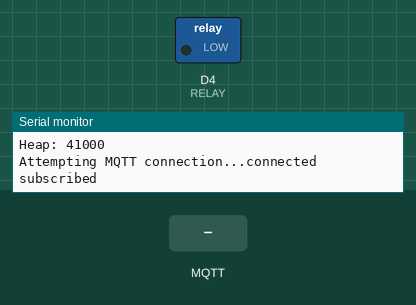
A sketch run on a simulated ESP8266 (NodeMCU). Parts: switched loads named in the sketch (green lamp = pin HIGH), the last lines printed to the serial monitor. The test bench sets the inputs (shaded band). WiFi joins after 1.5 s; servers stay silent unless stated; network time is answered at once with the bench clock; the local clock reads 2024-03-15 10:24:30 at power-on unless the sketch sets it; storage starts empty; no MQTT or app messages arrive unless stated.

Above: at 6.7 s.
6.8 s: MQTT message "1" arrives on the first subscribed topic
At 8.0 s:
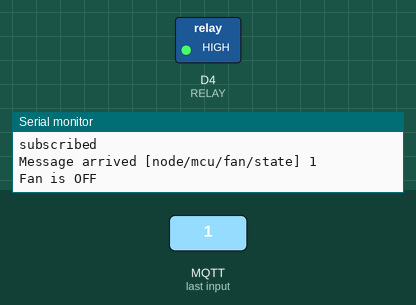
8.3 s: MQTT message "on" arrives on the first subscribed topic
9.8 s: MQTT message "off" arrives on the first subscribed topic
Timing chart, 0 to 12.8 s (numbered marks = the images above; inputs shaded):
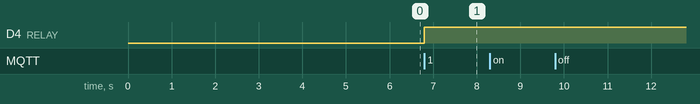

The sketch:

aws_iot.ino
```cpp
/******************************************************************************************
Connect NodeMCU to AWS IoT Core.
Publish Messages from NodeMCU to the Core

Tutorial by https://nerdyelectronics.com :
1)  AWS IoT - Create a Thing
    https://nerdyelectronics.com/iot/how-to-create-a-thing-in-aws-iot/ :
2)  Convert Certificates from .pem to .der format
    https://nerdyelectronics.com/iot/how-to-convert-certificates-from-pem-to-der-format/ :
3)  Connect NodeMCU to AWS IoT Core
    https://nerdyelectronics.com/iot/how-to-connect-nodemcu-to-aws-iot-core/ :

*********************************************************************************************/

#include "FS.h"
#include <ESP8266WiFi.h>  //tested esp8266 core version: 2.5.2
#include <PubSubClient.h> //tested version: 2.7.0
#include <NTPClient.h>    //tested version: 3.2.0
#include <WiFiUdp.h>
#include <ArduinoJson.h>  //tested version: 6.18.4

#define RELAY D4 //you can use any digital pin here
String message = "";

DynamicJsonDocument doc(1024);


// Update these with values suitable for your network.

const char* ssid = "Your WiFi Name";   //Edit this line and put in your Wifi Name
const char* password = "PASSWORD";   //Edit this line and put in your Wifi Password
int count = 0;
WiFiUDP ntpUDP;
NTPClient timeClient(ntpUDP, "pool.ntp.org");

const char* AWS_endpoint = "XXXXXXXXXXXXX-ats.iot.us-west-2.amazonaws.com"; // Edit your AWS Endpoint here

void callback(char* topic, byte* payload, unsigned int length)
{
  Serial.print("Message arrived [");
  Serial.print(topic);
  Serial.print("] ");
  for (int i = 0; i < length; i++)
  {
    message.concat((char)payload[i]);
  }
  Serial.print(message);
  deserializeJson(doc, message);
  bool fan_status = doc["state"]["desired"]["fan_status"];
  Serial.println();
  if(fan_status == true){
    //turn on fan
    digitalWrite(RELAY, LOW);
    Serial.println("Fan is ON");
    }
  else if(fan_status == false){
    //turn off fan
    digitalWrite(RELAY, HIGH);
    Serial.println("Fan is OFF");
    }
  message = "";
}

WiFiClientSecure espClient;
PubSubClient client(AWS_endpoint, 8883, callback, espClient); //set MQTT port number to 8883 as per //standard
long lastMsg = 0;
char msg[50];  //buffer to hold the message to be published
int value = 0;

void setup_wifi()
{

  delay(10);
  // We start by connecting to a WiFi network
  espClient.setBufferSizes(512, 512);
  Serial.println();
  Serial.print("Connecting to ");
  Serial.println(ssid);

  WiFi.begin(ssid, password);

  while (WiFi.status() != WL_CONNECTED) {
    delay(500);
    Serial.print(".");
  }

  Serial.println("");
  Serial.println("WiFi connected");
  Serial.println("IP address: ");
  Serial.println(WiFi.localIP());

  timeClient.begin();
  while (!timeClient.update()) {
    timeClient.forceUpdate();
  }

  espClient.setX509Time(timeClient.getEpochTime());

}

void reconnect()
{
  // Loop until we're reconnected
  while (!client.connected())
  {
    Serial.print("Attempting MQTT connection...");
    // Attempt to connect
    if (client.connect("ESPthing"))
    {
      Serial.println("connected");
      client.subscribe("node/mcu/fan/state");
      Serial.println("subscribed");
    }
    else
    {
      Serial.print("failed, rc=");
      Serial.print(client.state());
      Serial.println(" try again in 5 seconds");

      char buf[256];
      espClient.getLastSSLError(buf, 256);
      Serial.print("WiFiClientSecure SSL error: ");
      Serial.println(buf);

      // Wait 5 seconds before retrying
      delay(5000);
    }


  }
}

void setup()
{
  Serial.begin(115200);
  Serial.setDebugOutput(true);
  // initialize digital pin LED_BUILTIN as an output.
  pinMode(RELAY, OUTPUT);
  setup_wifi();
  delay(1000);
  if (!SPIFFS.begin())
  {
    Serial.println("Failed to mount file system");
    return;
  }

  Serial.print("Heap: "); Serial.println(ESP.getFreeHeap());

  // Load certificate file
  File cert = SPIFFS.open("/cert.der", "r"); //replace cert.crt with your uploaded file name
  if (!cert)
  {
    Serial.println("Failed to open cert file");
  }
  else
    Serial.println("Successfully opened cert file");

  delay(1000);

  if (espClient.loadCertificate(cert)) // add the thing certificate to the client
    Serial.println("cert loaded");
  else
    Serial.println("cert not loaded");

  // Load private key file
  File private_key = SPIFFS.open("/private.der", "r"); //replace private with your uploaded file name
  if (!private_key)
  {
    Serial.println("Failed to open private cert file");
  }
  else
    Serial.println("Successfully opened private cert file");

  delay(1000);

  if (espClient.loadPrivateKey(private_key))  // add the private key to the client
    Serial.println("private key loaded");
  else
    Serial.println("private key not loaded");

  // Load CA file
  File ca = SPIFFS.open("/ca.der", "r"); //replace ca with your uploaded file name
  if (!ca)
  {
    Serial.println("Failed to open ca ");
  }
  else
    Serial.println("Successfully opened open ca");

  delay(1000);

  if (espClient.loadCACert(ca))   // add the AWS root certificate to the client
    Serial.println("ca loaded");
  else
    Serial.println("ca failed");

  Serial.print("Heap: "); Serial.println(ESP.getFreeHeap());
}

void loop()
{
  if (!client.connected())
  {
    reconnect();
  }
  client.loop();
}
```

Measured:
- after the input at 6.8 s, D4 (RELAY): LOW → HIGH at once
